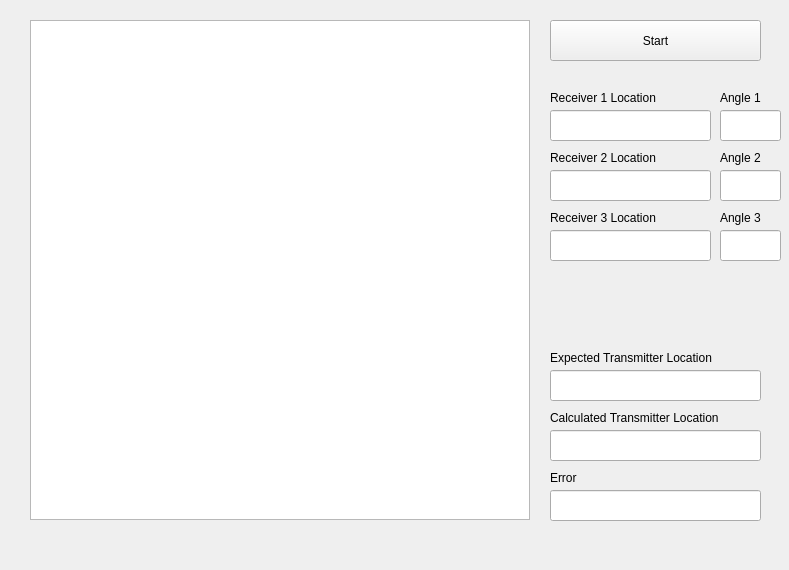
<?xml version="1.0" encoding="UTF-8"?>
<ui version="4.0">
 <class>Widget</class>
 <widget class="QWidget" name="Widget">
  <property name="geometry">
   <rect>
    <x>0</x>
    <y>0</y>
    <width>789</width>
    <height>570</height>
   </rect>
  </property>
  <property name="windowTitle">
   <string>Widget</string>
  </property>
  <widget class="QPushButton" name="pushButton">
   <property name="geometry">
    <rect>
     <x>550</x>
     <y>20</y>
     <width>211</width>
     <height>41</height>
    </rect>
   </property>
   <property name="text">
    <string>Start</string>
   </property>
  </widget>
  <widget class="QLineEdit" name="lineEdit">
   <property name="geometry">
    <rect>
     <x>550</x>
     <y>110</y>
     <width>161</width>
     <height>31</height>
    </rect>
   </property>
  </widget>
  <widget class="QLineEdit" name="lineEdit_2">
   <property name="geometry">
    <rect>
     <x>550</x>
     <y>170</y>
     <width>161</width>
     <height>31</height>
    </rect>
   </property>
  </widget>
  <widget class="QLineEdit" name="lineEdit_3">
   <property name="geometry">
    <rect>
     <x>550</x>
     <y>230</y>
     <width>161</width>
     <height>31</height>
    </rect>
   </property>
  </widget>
  <widget class="QLineEdit" name="lineEdit_4">
   <property name="geometry">
    <rect>
     <x>550</x>
     <y>490</y>
     <width>211</width>
     <height>31</height>
    </rect>
   </property>
  </widget>
  <widget class="QLineEdit" name="lineEdit_5">
   <property name="geometry">
    <rect>
     <x>550</x>
     <y>430</y>
     <width>211</width>
     <height>31</height>
    </rect>
   </property>
  </widget>
  <widget class="QLineEdit" name="lineEdit_6">
   <property name="geometry">
    <rect>
     <x>550</x>
     <y>370</y>
     <width>211</width>
     <height>31</height>
    </rect>
   </property>
  </widget>
  <widget class="QLabel" name="label">
   <property name="geometry">
    <rect>
     <x>550</x>
     <y>90</y>
     <width>111</width>
     <height>16</height>
    </rect>
   </property>
   <property name="text">
    <string>Receiver 1 Location</string>
   </property>
  </widget>
  <widget class="QLabel" name="label_2">
   <property name="geometry">
    <rect>
     <x>550</x>
     <y>150</y>
     <width>111</width>
     <height>16</height>
    </rect>
   </property>
   <property name="text">
    <string>Receiver 2 Location</string>
   </property>
  </widget>
  <widget class="QLabel" name="label_3">
   <property name="geometry">
    <rect>
     <x>550</x>
     <y>210</y>
     <width>111</width>
     <height>16</height>
    </rect>
   </property>
   <property name="text">
    <string>Receiver 3 Location</string>
   </property>
  </widget>
  <widget class="QLabel" name="label_4">
   <property name="geometry">
    <rect>
     <x>550</x>
     <y>350</y>
     <width>191</width>
     <height>16</height>
    </rect>
   </property>
   <property name="text">
    <string>Expected Transmitter Location</string>
   </property>
  </widget>
  <widget class="QLabel" name="label_5">
   <property name="geometry">
    <rect>
     <x>550</x>
     <y>410</y>
     <width>191</width>
     <height>16</height>
    </rect>
   </property>
   <property name="text">
    <string>Calculated Transmitter Location</string>
   </property>
  </widget>
  <widget class="QLabel" name="label_6">
   <property name="geometry">
    <rect>
     <x>550</x>
     <y>470</y>
     <width>191</width>
     <height>16</height>
    </rect>
   </property>
   <property name="text">
    <string>Error</string>
   </property>
  </widget>
  <widget class="QGraphicsView" name="graphicsView">
   <property name="geometry">
    <rect>
     <x>30</x>
     <y>20</y>
     <width>500</width>
     <height>500</height>
    </rect>
   </property>
  </widget>
  <widget class="QLineEdit" name="lineEdit_7">
   <property name="geometry">
    <rect>
     <x>720</x>
     <y>110</y>
     <width>61</width>
     <height>31</height>
    </rect>
   </property>
  </widget>
  <widget class="QLineEdit" name="lineEdit_8">
   <property name="geometry">
    <rect>
     <x>720</x>
     <y>170</y>
     <width>61</width>
     <height>31</height>
    </rect>
   </property>
  </widget>
  <widget class="QLineEdit" name="lineEdit_9">
   <property name="geometry">
    <rect>
     <x>720</x>
     <y>230</y>
     <width>61</width>
     <height>31</height>
    </rect>
   </property>
  </widget>
  <widget class="QLabel" name="label_7">
   <property name="geometry">
    <rect>
     <x>720</x>
     <y>90</y>
     <width>111</width>
     <height>16</height>
    </rect>
   </property>
   <property name="text">
    <string>Angle 1</string>
   </property>
  </widget>
  <widget class="QLabel" name="label_8">
   <property name="geometry">
    <rect>
     <x>720</x>
     <y>150</y>
     <width>111</width>
     <height>16</height>
    </rect>
   </property>
   <property name="text">
    <string>Angle 2</string>
   </property>
  </widget>
  <widget class="QLabel" name="label_9">
   <property name="geometry">
    <rect>
     <x>720</x>
     <y>210</y>
     <width>111</width>
     <height>16</height>
    </rect>
   </property>
   <property name="text">
    <string>Angle 3</string>
   </property>
  </widget>
  <widget class="QLabel" name="label_10">
   <property name="geometry">
    <rect>
     <x>30</x>
     <y>20</y>
     <width>501</width>
     <height>501</height>
    </rect>
   </property>
   <property name="text">
    <string/>
   </property>
  </widget>
 </widget>
 <resources/>
 <connections/>
</ui>
